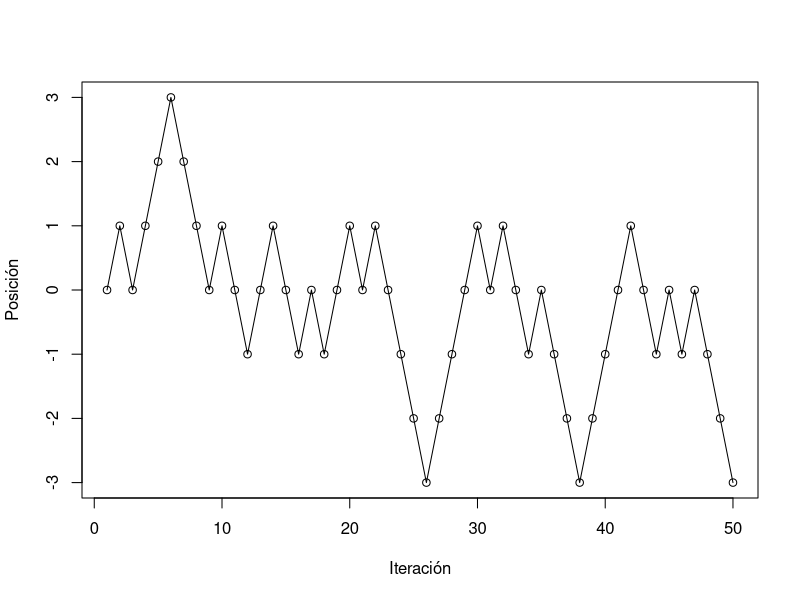

Reproduce this figure in R.
## Estructuras de control: loops (for)

# Los "loops" ("lazos" en español) son comandos especiales que sirven para hacer
# ejecutar una tarea una cantidad arbitraria de veces; se llama iteración a cada
# una de estas repeticiones. Sirven para hacer en segundos lo que manualmente
# llevaría horas, días o sería simplemente demasiado.

# Los comandos más universales para hacer loops en programación son "for" y
# "while", y en R esto no es distinto.

# Se puede acceder a la ayuda de R con varios comandos, por ejemplo (no correr):
?Control
?"for"


## SINTÁXIS
# Aquí veremos solamente el caso más común que suele utilizarse en R, pero es
# bueno saber que existen variantes más sofisticadas.

# FOR
# Este comando es usado cuando de antemano sabemos el número de iteraciones que
# necesitamos. En la práctica esto es la mayoría de las veces. Un loop for
# típico se escribe así:

for (i in 1:10) {
  # comando 1
  # comando 2
  # etc ...
}

# Con este código R ejecuta los comandos 1, 2, etc unas 10 veces. Por ejemplo,
# el siguiente ejemplo escribe la palabra "Hemoglobina" 4 veces:

for (i in 1:4) {
  print("Hemoglobina")
}

# ¡Atención! Un error común es olvidar escribir alguno de los corchetes { y };
# sin embargo en el caso de un único comando se pueden eliminar por completo ...

# Más importante aún que la cantidad de veces que se ejecutan los comandos es la
# discreta presencia de la letra "i" en la primer línea. El rol de este objeto
# es el de variable: en cada iteración el i cambia, tomando los valores 1, 2, 3
# y 4 (en este caso). Esto es sumamente útil para hacer casi cualquier cosa más
# elaborada que escribir lo mismo 4 veces ...

# El siguiente ejemplo muestra esta propiedad de forma explícita:

for (i in 1:5) {
  print("El valor i:")
  print(i)
}

# Nótese que ahora i = 5, ya que es el último valor del loop. Nótese también que
# no hay restricción alguna en los números a utilizar. Es perfectamente válido
# (y potencialmente útil) escribir 3:5 o -1:5 en lugar de 1:5 como en el ejemplo.

# Nótese también que se utilizan 2 espacios antes de los comandos interiores a
# los corchetes. Esta práctica es simplemente un criterio común para que el ojo
# humano detecte fácilmente cuáles son los comandos del loop.

# ¡Atención! Uno de los errores más comunes es el poner un sólo número aquí,
# por ejemplo:

for (i in 5) {
  print(i)
}

# Esto sólo imprime "5".

# Nótese también: que la letra i no es la única opción, cualquier letra o
# palabra sirve.


## USOS MÁS COMUNES:
# 1. Para acceder de forma secuencial a los distintos valores de un vector,
# matriz o data.frame se pueden usar códigos como el siguiente:

perros <- c("cucho", "bobi", "morti", "sultan", "fido", "yonofui")

for (i in 1:length(perros)) {
  print(paste("Mi perro se llamaba:", perros[i]))
}

# Lo más importante para notar aquí es el uso de los paréntesis rectos para
# indicar que queremos sólo el iésimo elemento del vector "perros". Es decir, se
# escribe "perros[i]" y no "perros" solamente.

# Nótese que aquí en vez de escribir "1:6" se puso "1:length(perros)", de forma
# tal que no es necesario saber de antemano cuántos elementos tiene el vector en
# cuestión.

# En mismo principio se puede utilizar de muchas maneras distintas y en
# particular con matrices y data.frames puede ser muy útil. Por ejemplo, para
# imprimir el promedio de valores de cada fila en una matriz m:

m <- matrix(rnorm(24, 5), nrow=4)
for (i in 1:nrow(m)) {
  print(mean(m[i,]))
}


# 2. Otro uso común es el de ir "rellenando" un objeto con valores obtenidos en
# cada iteración. En este tipo de estrategias, primero se debe crear el objeto
# vacío y luego en el for se ejecutan los comandos para hacer el rellenado. El
# siguiente ejemplo ilustra este principio utilizando la matriz m creada en el
# ejemplo anterior:

(promxfila <- numeric(nrow(m)))
# Este primer comando genera un vector de ceros con la longitud adecuada.
for (i in 1:nrow(m)) {
  promxfila[i] <- mean(m[i,])
}

# Es fácil comprobar que el vector promxfila contiene los mismos valores que se
# imprimieron anteriormente.

# Nota: existe una forma más fácil y eficiente de hacer lo mismo:
promxfila <- rowMeans(m)


# 3. Los usos anteriores se pueden combinar para reproducir diferentes tipos de
# procesos. Vamos a ilustrar este principio con la llamada "caminata del
# borracho".

# La caminata del borracho es un proceso muy simple: en cada iteración se tira
# una moneda (usaremos "sample" para esto) y el borracho se mueve un paso a la
# izquierda o a la derecha según el caso.

# Hagamos un borracho con 50 iteraciones, cuya posición inicial es el cero.
# Primero hay que crear el vector para rellenar:

posicion <- numeric(50)
for (i in 1:49) {
  moneda <- sample(c(-1, 1), 1)
  posicion[i + 1] <- posicion[i] + moneda
}

# Podemos visualizar el resultado con un comando simple de plot:
plot(posicion, type="o", xlab="Iteración", ylab="Posición")


# 4. Loops Anidados. Muchas circunstancias pueden llevar a que sea necesario
# hacer un for dentro de otro for, lo cual suele hacer las cosas un poco más
# complicadas. Ilustraremos el concepto utilizando nuevamente la matriz m creada
# anteriormente:

for (i in 1:nrow(m)) {
  for (j in 1:ncol(m)) {
    print(m[i, j])
  }
}

# Como fácilmente se puede comprobar, este código simplemente imprime todos los
# elementos de la matriz m.

# Nótese: que la variable i se usa para las filas y la variable j para las
# columnas. Es importante en estos casos usar nombres diferentes para cada for,
# ya que de otra manera se producen errores que pasan inadvertidos.

# En general es lo más aconsejable tratar de evitar utilizar este tipo de
# recursos, ya que muchas veces se pueden resolver los mismos problemas de
# formas más eficientes. En la lección "loops-for-extra" se explica mejor esta
# idea y se dan algunos ejemplos.

## RESUMEN
# Hemos visto el tipo de loop más comunmente utilizado en programación. El loop
# 'for' se utiliza cuando "sabemos" de antemano el número de iteraciones que
# necesitamos.
# Dado que la sintaxis es relativamente elaborada, hay que tener especial
# atención a los errores, particularment los más comunes: omisión de un corchete,
# escribir mál la secuencia de números (1:n) o confundir el nombre de las
# variables (i, j, k, etc ...).
# Los ejemplos empleados dan cuenta de situaciones comunes en que podemos
# utilizar esta herramienta, pero no está limitada a éstas. Siendo particular-
# mente útil al realizar simulaciones con modelos o aplicar análisis a grandes
# series de datos, su combinación dentro de funciones y con otras estructuras
# de control (ej: condicionales) se hace más importante, y resulta fundamental
# como herramienta para cualquier programador.
